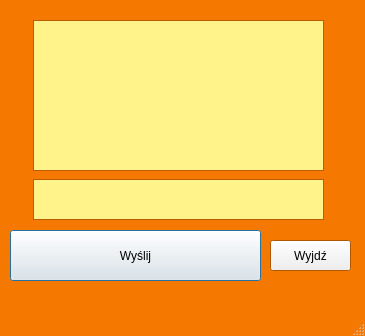
<?xml version="1.0" encoding="UTF-8"?>
<ui version="4.0">
 <class>MainWindow</class>
 <widget class="QMainWindow" name="MainWindow">
  <property name="geometry">
   <rect>
    <x>0</x>
    <y>0</y>
    <width>365</width>
    <height>336</height>
   </rect>
  </property>
  <property name="palette">
   <palette>
    <active>
     <colorrole role="Base">
      <brush brushstyle="SolidPattern">
       <color alpha="255">
        <red>255</red>
        <green>255</green>
        <blue>255</blue>
       </color>
      </brush>
     </colorrole>
     <colorrole role="Window">
      <brush brushstyle="SolidPattern">
       <color alpha="255">
        <red>245</red>
        <green>121</green>
        <blue>0</blue>
       </color>
      </brush>
     </colorrole>
    </active>
    <inactive>
     <colorrole role="Base">
      <brush brushstyle="SolidPattern">
       <color alpha="255">
        <red>255</red>
        <green>255</green>
        <blue>255</blue>
       </color>
      </brush>
     </colorrole>
     <colorrole role="Window">
      <brush brushstyle="SolidPattern">
       <color alpha="255">
        <red>245</red>
        <green>121</green>
        <blue>0</blue>
       </color>
      </brush>
     </colorrole>
    </inactive>
    <disabled>
     <colorrole role="Base">
      <brush brushstyle="SolidPattern">
       <color alpha="255">
        <red>245</red>
        <green>121</green>
        <blue>0</blue>
       </color>
      </brush>
     </colorrole>
     <colorrole role="Window">
      <brush brushstyle="SolidPattern">
       <color alpha="255">
        <red>245</red>
        <green>121</green>
        <blue>0</blue>
       </color>
      </brush>
     </colorrole>
    </disabled>
   </palette>
  </property>
  <property name="windowTitle">
   <string>MainWindow</string>
  </property>
  <widget class="QWidget" name="centralwidget">
   <widget class="QTextBrowser" name="textBrowser">
    <property name="geometry">
     <rect>
      <x>33</x>
      <y>20</y>
      <width>291</width>
      <height>151</height>
     </rect>
    </property>
    <property name="palette">
     <palette>
      <active>
       <colorrole role="Base">
        <brush brushstyle="SolidPattern">
         <color alpha="255">
          <red>255</red>
          <green>243</green>
          <blue>138</blue>
         </color>
        </brush>
       </colorrole>
      </active>
      <inactive>
       <colorrole role="Base">
        <brush brushstyle="SolidPattern">
         <color alpha="255">
          <red>255</red>
          <green>243</green>
          <blue>138</blue>
         </color>
        </brush>
       </colorrole>
      </inactive>
      <disabled>
       <colorrole role="Base">
        <brush brushstyle="SolidPattern">
         <color alpha="255">
          <red>239</red>
          <green>239</green>
          <blue>239</blue>
         </color>
        </brush>
       </colorrole>
      </disabled>
     </palette>
    </property>
   </widget>
   <widget class="QPushButton" name="sendButton">
    <property name="geometry">
     <rect>
      <x>10</x>
      <y>230</y>
      <width>251</width>
      <height>51</height>
     </rect>
    </property>
    <property name="text">
     <string>Wyślij</string>
    </property>
    <property name="default">
     <bool>true</bool>
    </property>
   </widget>
   <widget class="QTextEdit" name="textEdit">
    <property name="geometry">
     <rect>
      <x>33</x>
      <y>179</y>
      <width>291</width>
      <height>41</height>
     </rect>
    </property>
    <property name="palette">
     <palette>
      <active>
       <colorrole role="Base">
        <brush brushstyle="SolidPattern">
         <color alpha="255">
          <red>255</red>
          <green>243</green>
          <blue>138</blue>
         </color>
        </brush>
       </colorrole>
      </active>
      <inactive>
       <colorrole role="Base">
        <brush brushstyle="SolidPattern">
         <color alpha="255">
          <red>255</red>
          <green>243</green>
          <blue>138</blue>
         </color>
        </brush>
       </colorrole>
      </inactive>
      <disabled>
       <colorrole role="Base">
        <brush brushstyle="SolidPattern">
         <color alpha="255">
          <red>245</red>
          <green>121</green>
          <blue>0</blue>
         </color>
        </brush>
       </colorrole>
      </disabled>
     </palette>
    </property>
   </widget>
   <widget class="QPushButton" name="closeButton">
    <property name="geometry">
     <rect>
      <x>270</x>
      <y>240</y>
      <width>81</width>
      <height>31</height>
     </rect>
    </property>
    <property name="text">
     <string>Wyjdź</string>
    </property>
   </widget>
  </widget>
  <widget class="QMenuBar" name="menubar">
   <property name="geometry">
    <rect>
     <x>0</x>
     <y>0</y>
     <width>365</width>
     <height>22</height>
    </rect>
   </property>
  </widget>
  <widget class="QStatusBar" name="statusbar"/>
 </widget>
 <resources/>
 <connections/>
</ui>
